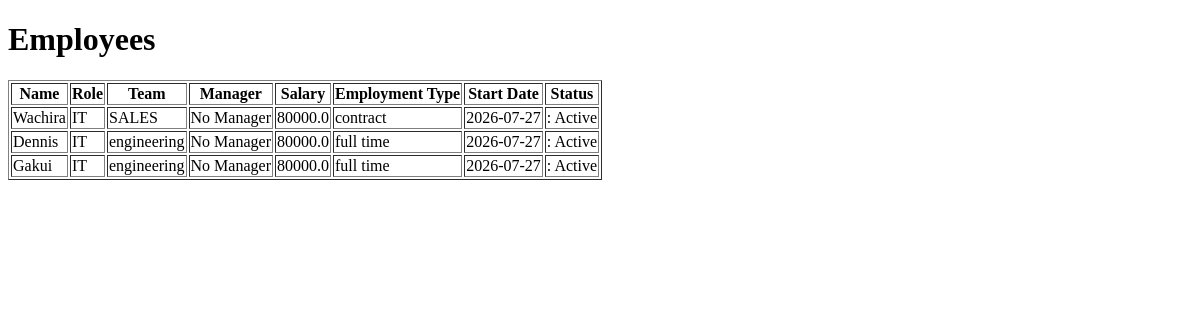
Page /employees on the earlier database version.
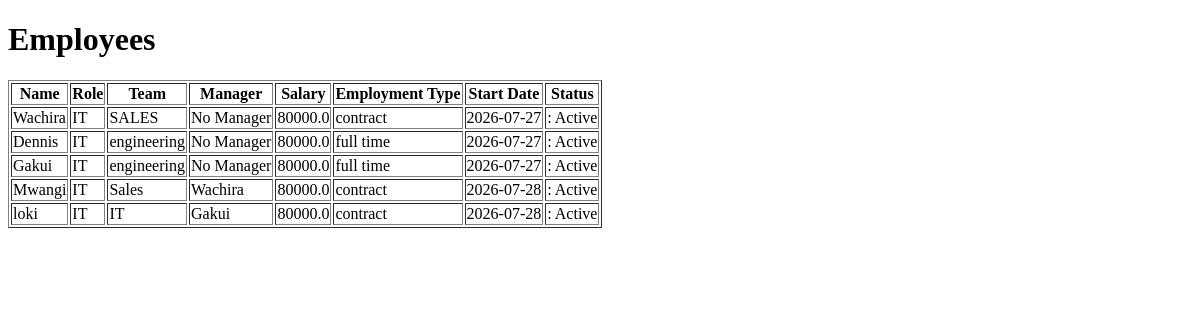
Same page on the later database version.
### models/employees.py (models this page shows)
class Employee(db.Model):
    __tablename__ = "employees"
    id = db.Column(db.Integer, primary_key=True)
    name = db.Column(db.String(100), nullable=False)
    role = db.Column(db.String(100), nullable=False)
    team = db.Column(db.String(100), nullable=False)
    salary = db.Column(db.Float, nullable=False)
    employment_type = db.Column(db.String(50), nullable=False)
    leave_balance = db.Column(
    db.Integer,
    nullable=False,
    default=21
)
    start_date = db.Column(db.Date, nullable=False)
    manager_id = db.Column(
    db.Integer,
    db.ForeignKey("employees.id"),
    nullable=True
)
    manager = relationship(
        "Employee",
        remote_side=[id],
        backref="subordinates"
    )
    is_active = db.Column(db.Boolean, default=True)

### routes/employee_routes.py (the view)
@employee_bp.route("/employees")
def list_employees():
    employees = Employee.query.all()
    return render_template("employees.html", employees=employees)

### templates/employees.html (shortened to what this page needs)
<!DOCTYPE html>
<html>
<head>
</head>
<body>
<h1>Employees</h1>
{% if employees %}
<table border="1">
    <tr>
        <th>Name</th>
        <th>Role</th>
        <th>Team</th>
        <th>Manager</th>
        <th>Salary</th>
        <th>Employment Type</th>
        <th>Start Date</th>
        <th>Status</th>
    </tr>
    {% for employee in employees %}
    <tr>
        <td>{{ employee.name }}</td>
        <td>{{ employee.role }}</td>
        <td>{{ employee.team }}</td>
        <td>
            {% if employee.manager %}
                {{ employee.manager.name }}
            {% else %}
                No Manager
            {% endif %}
        </td>
        <td>{{ employee.salary }}</td>
        <td>{{ employee.employment_type }}</td>
        <td>{{ employee.start_date }}</td>
        <td>
            {%if employee.is_active%}:
                Active
            {%else%}
                Inactive
            {%endif%}
        </td>
    </tr>
    {% endfor %}
</table>
{% else %}
<p>No employees found.</p>
{% endif %}
</body>
</html>

Differences in the rows shown:
added Employee: name "Mwangi", role "IT", team "Sales", manager.name "Wachira", salary "80000.0", employment_type "contract", start_date "2026-07-28", is_active ": Active"
added Employee: name "loki", role "IT", team "IT", manager.name "Gakui", salary "80000.0", employment_type "contract", start_date "2026-07-28", is_active ": Active"
